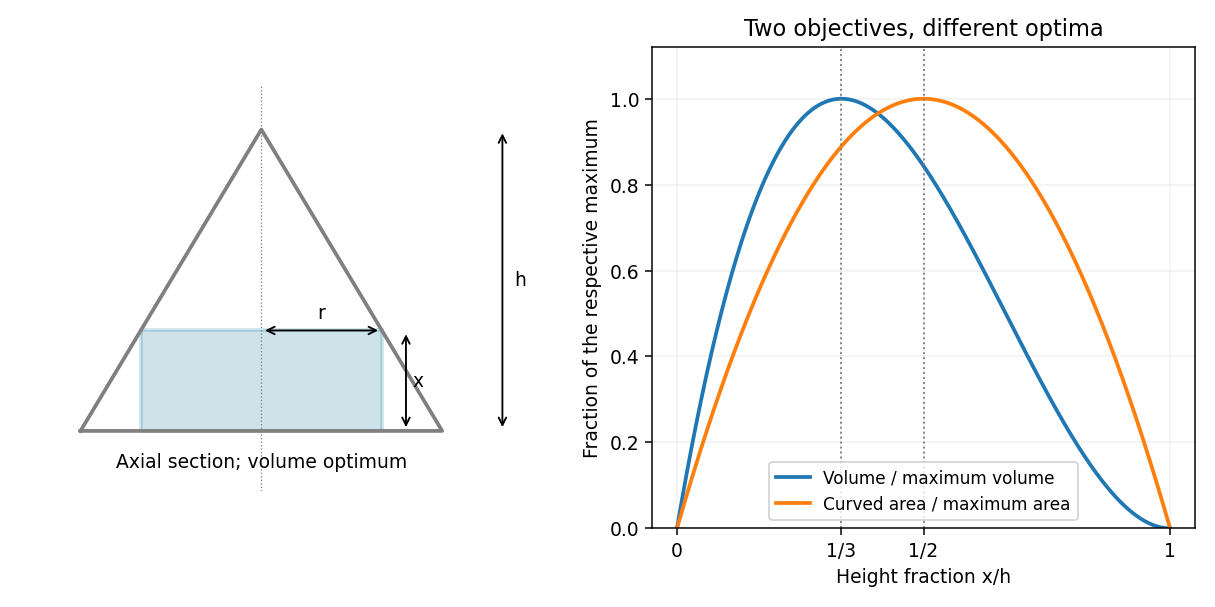

Reproduce this figure in Python.
"""Original axial geometry and normalized optima; write PNG into cwd."""
from pathlib import Path
import matplotlib
matplotlib.use('Agg')
import matplotlib.pyplot as plt
from matplotlib.patches import Rectangle
import numpy as np

fig,axes=plt.subplots(1,2,figsize=(9,4.5),facecolor='white')
ax=axes[0];h=1;slope=.6;x=h/3;r=(h-x)*slope
ax.plot([-slope,0,slope,-slope],[0,h,0,0],color='gray',lw=2)
ax.add_patch(Rectangle((-r,0),2*r,x,facecolor='#247ba0',alpha=.22,edgecolor='#247ba0',lw=2))
ax.axvline(0,color='gray',lw=.7,ls=':')
ax.annotate('',(.8,1),(.8,0),arrowprops={'arrowstyle':'<->'});ax.text(.84,.5,'h',va='center')
ax.annotate('',(.48,x),(.48,0),arrowprops={'arrowstyle':'<->'});ax.text(.5,x/2,'x',va='center')
ax.annotate('',(r,x),(0,x),arrowprops={'arrowstyle':'<->'});ax.text(r/2,x+.04,'r',ha='center')
ax.text(0,-.12,'Axial section; volume optimum',ha='center');ax.set(xlim=(-.8,1),ylim=(-.2,1.15),aspect='equal');ax.axis('off')
u=np.linspace(0,1,500);axes[1].plot(u,u*(1-u)**2/(4/27),label='Volume / maximum volume',lw=2)
axes[1].plot(u,4*u*(1-u),label='Curved area / maximum area',lw=2)
for v in [1/3,.5]:axes[1].axvline(v,color='gray',ls=':',lw=1)
axes[1].set_xticks([0,1/3,.5,1],['0','1/3','1/2','1']);axes[1].set(xlabel='Height fraction x/h',ylabel='Fraction of the respective maximum',ylim=(0,1.12),title='Two objectives, different optima')
axes[1].legend(loc='lower center',fontsize=9);axes[1].grid(alpha=.18)
fig.tight_layout();fig.savefig(Path(__file__).with_suffix('.png').name,dpi=135,facecolor='white');plt.close(fig)
